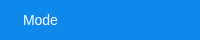
      <widget class="QWidget" name="m_zoneTitle" native="true">
       <property name="sizePolicy">
        <sizepolicy hsizetype="Preferred" vsizetype="Preferred">
         <horstretch>0</horstretch>
         <verstretch>0</verstretch>
        </sizepolicy>
       </property>
       <property name="minimumSize">
        <size>
         <width>0</width>
         <height>40</height>
        </size>
       </property>
       <property name="maximumSize">
        <size>
         <width>16777215</width>
         <height>40</height>
        </size>
       </property>
       <property name="styleSheet">
        <string notr="true">background-color: #0e88eb;</string>
       </property>
       <layout class="QHBoxLayout" name="horizontalLayout_3">
        <property name="spacing">
         <number>0</number>
        </property>
        <property name="leftMargin">
         <number>0</number>
        </property>
        <property name="topMargin">
         <number>0</number>
        </property>
        <property name="rightMargin">
         <number>0</number>
        </property>
        <property name="bottomMargin">
         <number>0</number>
        </property>
        <item>
         <widget class="QLabel" name="m_lbRoomName">
          <property name="styleSheet">
           <string notr="true">padding-left: 20px;
font-family: 微软雅黑;
font-size: 14px;
color: #ffffff;
border: none;</string>
          </property>
          <property name="text">
           <string>Mode</string>
          </property>
         </widget>
        </item>
        <item>
         <layout class="QHBoxLayout" name="horizontalLayout_9">
          <property name="spacing">
           <number>0</number>
          </property>
          <property name="leftMargin">
           <number>0</number>
          </property>
          <item>
           <widget class="QPushButton" name="m_bMin">
            <property name="sizePolicy">
             <sizepolicy hsizetype="Fixed" vsizetype="Fixed">
              <horstretch>0</horstretch>
              <verstretch>0</verstretch>
             </sizepolicy>
            </property>
            <property name="minimumSize">
             <size>
              <width>30</width>
              <height>40</height>
             </size>
            </property>
            <property name="maximumSize">
             <size>
              <width>30</width>
              <height>40</height>
             </size>
            </property>
            <property name="focusPolicy">
             <enum>Qt::NoFocus</enum>
            </property>
            <property name="styleSheet">
             <string notr="true">QPushButton{
    border: 1px solid #0e88eb;
    background-color: #0e88eb;
}

QPushButton:hover{
    border: 1px solid #0d80de;
    background-color: #0d80de;
}

QPushButton:hover:pressed{
    border: 1px solid #0d79d1;
    background-color: #0d79d1;
}</string>
            </property>
            <property name="text">
             <string/>
            </property>
            <property name="icon">
             <iconset resource="../../ZegoLiveDemo5/ZegoLiveDemo/style.qrc">
              <normaloff>:/Resources/images/min.png</normaloff>:/Resources/images/min.png</iconset>
            </property>
            <property name="flat">
             <bool>true</bool>
            </property>
           </widget>
          </item>
          <item>
           <widget class="QPushButton" name="m_bMax">
            <property name="sizePolicy">
             <sizepolicy hsizetype="Fixed" vsizetype="Fixed">
              <horstretch>0</horstretch>
              <verstretch>0</verstretch>
             </sizepolicy>
            </property>
            <property name="minimumSize">
             <size>
              <width>30</width>
              <height>40</height>
             </size>
            </property>
            <property name="maximumSize">
             <size>
              <width>30</width>
              <height>40</height>
             </size>
            </property>
            <property name="focusPolicy">
             <enum>Qt::NoFocus</enum>
            </property>
            <property name="styleSheet">
             <string notr="true">QPushButton{
    border: 1px solid #0e88eb;
    background-color: #0e88eb;
}

QPushButton:hover{
    border: 1px solid #0d80de;
    background-color: #0d80de;
}

QPushButton:hover:pressed{
    border: 1px solid #0d79d1;
    background-color: #0d79d1;
}</string>
            </property>
            <property name="text">
             <string/>
            </property>
            <property name="icon">
             <iconset resource="../../ZegoLiveDemo5/ZegoLiveDemo/style.qrc">
              <normaloff>:/Resources/images/max.png</normaloff>:/Resources/images/max.png</iconset>
            </property>
            <property name="checkable">
             <bool>true</bool>
            </property>
            <property name="flat">
             <bool>true</bool>
            </property>
           </widget>
          </item>
          <item>
           <widget class="QPushButton" name="m_bClose">
            <property name="enabled">
             <bool>true</bool>
            </property>
            <property name="sizePolicy">
             <sizepolicy hsizetype="Fixed" vsizetype="Fixed">
              <horstretch>0</horstretch>
              <verstretch>0</verstretch>
             </sizepolicy>
            </property>
            <property name="minimumSize">
             <size>
              <width>30</width>
              <height>40</height>
             </size>
            </property>
            <property name="maximumSize">
             <size>
              <width>30</width>
              <height>40</height>
             </size>
            </property>
            <property name="focusPolicy">
             <enum>Qt::NoFocus</enum>
            </property>
            <property name="layoutDirection">
             <enum>Qt::LeftToRight</enum>
            </property>
            <property name="styleSheet">
             <string notr="true">QPushButton{
    border: 1px solid #0e88eb;
    background-color: #0e88eb;
}

QPushButton:hover{
    border: 1px solid #0d80de;
    background-color: #0d80de;
}

QPushButton:hover:pressed{
    border: 1px solid #0d79d1;
    background-color: #0d79d1;
}</string>
            </property>
            <property name="text">
             <string/>
            </property>
            <property name="icon">
             <iconset resource="../../ZegoLiveDemo5/ZegoLiveDemo/style.qrc">
              <normaloff>:/Resources/images/close.png</normaloff>:/Resources/images/close.png</iconset>
            </property>
            <property name="flat">
             <bool>true</bool>
            </property>
           </widget>
          </item>
         </layout>
        </item>
       </layout>
      </widget>
